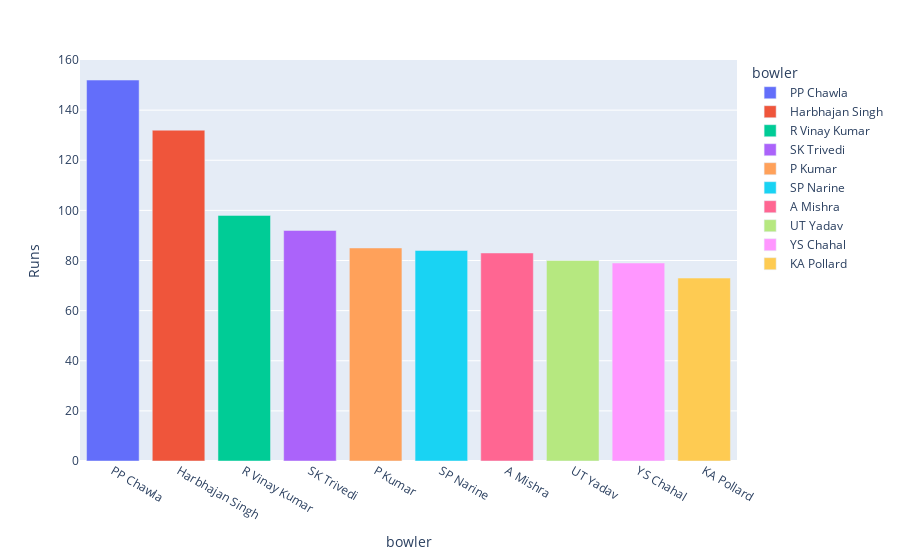

Notebook cell for this chart:
### Code cell
px.bar(df3, x = "bowler", y = "Runs", color = "bowler")

### Figure 1 — Plotly figure (JSON) as saved in the notebook; plotly's stock layout.template omitted (floating-point values rounded to 4 significant figures)
{"data": [{"alignmentgroup": "True", "hovertemplate": "bowler=%{x}<br>Runs=%{y}<extra></extra>", "legendgroup": "PP Chawla", "marker": {"color": "#636efa", "pattern": {"shape": ""}}, "name": "PP Chawla", "offsetgroup": "PP Chawla", "orientation": "v", "showlegend": true, "textposition": "auto", "type": "bar", "x": ["PP Chawla"], "xaxis": "x", "y": [152], "yaxis": "y"}, {"alignmentgroup": "True", "hovertemplate": "bowler=%{x}<br>Runs=%{y}<extra></extra>", "legendgroup": "Harbhajan Singh", "marker": {"color": "#EF553B", "pattern": {"shape": ""}}, "name": "Harbhajan Singh", "offsetgroup": "Harbhajan Singh", "orientation": "v", "showlegend": true, "textposition": "auto", "type": "bar", "x": ["Harbhajan Singh"], "xaxis": "x", "y": [132], "yaxis": "y"}, {"alignmentgroup": "True", "hovertemplate": "bowler=%{x}<br>Runs=%{y}<extra></extra>", "legendgroup": "R Vinay Kumar", "marker": {"color": "#00cc96", "pattern": {"shape": ""}}, "name": "R Vinay Kumar", "offsetgroup": "R Vinay Kumar", "orientation": "v", "showlegend": true, "textposition": "auto", "type": "bar", "x": ["R Vinay Kumar"], "xaxis": "x", "y": [98], "yaxis": "y"}, {"alignmentgroup": "True", "hovertemplate": "bowler=%{x}<br>Runs=%{y}<extra></extra>", "legendgroup": "SK Trivedi", "marker": {"color": "#ab63fa", "pattern": {"shape": ""}}, "name": "SK Trivedi", "offsetgroup": "SK Trivedi", "orientation": "v", "showlegend": true, "textposition": "auto", "type": "bar", "x": ["SK Trivedi"], "xaxis": "x", "y": [92], "yaxis": "y"}, {"alignmentgroup": "True", "hovertemplate": "bowler=%{x}<br>Runs=%{y}<extra></extra>", "legendgroup": "P Kumar", "marker": {"color": "#FFA15A", "pattern": {"shape": ""}}, "name": "P Kumar", "offsetgroup": "P Kumar", "orientation": "v", "showlegend": true, "textposition": "auto", "type": "bar", "x": ["P Kumar"], "xaxis": "x", "y": [85], "yaxis": "y"}, {"alignmentgroup": "True", "hovertemplate": "bowler=%{x}<br>Runs=%{y}<extra></extra>", "legendgroup": "SP Narine", "marker": {"color": "#19d3f3", "pattern": {"shape": ""}}, "name": "SP Narine", "offsetgroup": "SP Narine", "orientation": "v", "showlegend": true, "textposition": "auto", "type": "bar", "x": ["SP Narine"], "xaxis": "x", "y": [84], "yaxis": "y"}, {"alignmentgroup": "True", "hovertemplate": "bowler=%{x}<br>Runs=%{y}<extra></extra>", "legendgroup": "A Mishra", "marker": {"color": "#FF6692", "pattern": {"shape": ""}}, "name": "A Mishra", "offsetgroup": "A Mishra", "orientation": "v", "showlegend": true, "textposition": "auto", "type": "bar", "x": ["A Mishra"], "xaxis": "x", "y": [83], "yaxis": "y"}, {"alignmentgroup": "True", "hovertemplate": "bowler=%{x}<br>Runs=%{y}<extra></extra>", "legendgroup": "UT Yadav", "marker": {"color": "#B6E880", "pattern": {"shape": ""}}, "name": "UT Yadav", "offsetgroup": "UT Yadav", "orientation": "v", "showlegend": true, "textposition": "auto", "type": "bar", "x": ["UT Yadav"], "xaxis": "x", "y": [80], "yaxis": "y"}, {"alignmentgroup": "True", "hovertemplate": "bowler=%{x}<br>Runs=%{y}<extra></extra>", "legendgroup": "YS Chahal", "marker": {"color": "#FF97FF", "pattern": {"shape": ""}}, "name": "YS Chahal", "offsetgroup": "YS Chahal", "orientation": "v", "showlegend": true, "textposition": "auto", "type": "bar", "x": ["YS Chahal"], "xaxis": "x", "y": [79], "yaxis": "y"}, {"alignmentgroup": "True", "hovertemplate": "bowler=%{x}<br>Runs=%{y}<extra></extra>", "legendgroup": "KA Pollard", "marker": {"color": "#FECB52", "pattern": {"shape": ""}}, "name": "KA Pollard", "offsetgroup": "KA Pollard", "orientation": "v", "showlegend": true, "textposition": "auto", "type": "bar", "x": ["KA Pollard"], "xaxis": "x", "y": [73], "yaxis": "y"}], "layout": {"barmode": "relative", "legend": {"title": {"text": "bowler"}, "tracegroupgap": 0}, "margin": {"t": 60}, "xaxis": {"anchor": "y", "categoryarray": ["PP Chawla", "Harbhajan Singh", "R Vinay Kumar", "SK Trivedi", "P Kumar", "SP Narine", "A Mishra", "UT Yadav", "YS Chahal", "KA Pollard"], "categoryorder": "array", "domain": [0, 1], "title": {"text": "bowler"}}, "yaxis": {"anchor": "x", "domain": [0, 1], "title": {"text": "Runs"}}}}
